Frame 1 (no input): blank canvas, image omitted
Frame 60 (the mouse pressed at the canvas centre just before this capture): blank canvas, image omitted
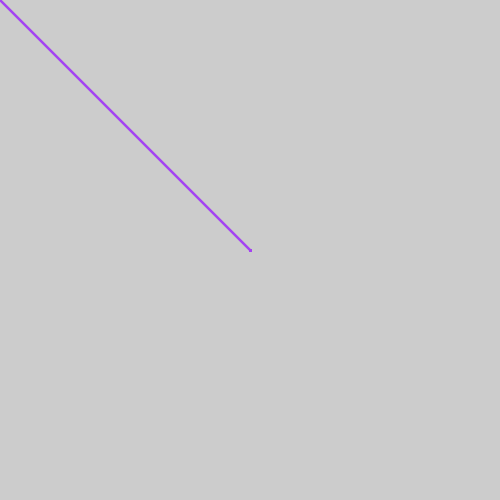
Frame 120 (the mouse held since frame 60 and released just before this capture)

The Processing sketch whose frames 1 and 60 were blank and that drew this single picture after the mouse press (run headless with seeded random() and noise(); from frame 60 on, the mouse is pressed at the canvas centre):

// Processing sketch: H_funDrawing
// ── H_funDrawing.pde
void setup(){
  size(500,500);
  stroke(random(255),random(255),random(255));
}

void draw(){
  
  strokeWeight(abs(mouseY)/100.0);
  
  if(keyPressed){
    stroke(random(255),random(255),random(255));
  }
  
  if(mousePressed){
    line(mouseX,mouseY,pmouseX,pmouseY);  
  }
}
